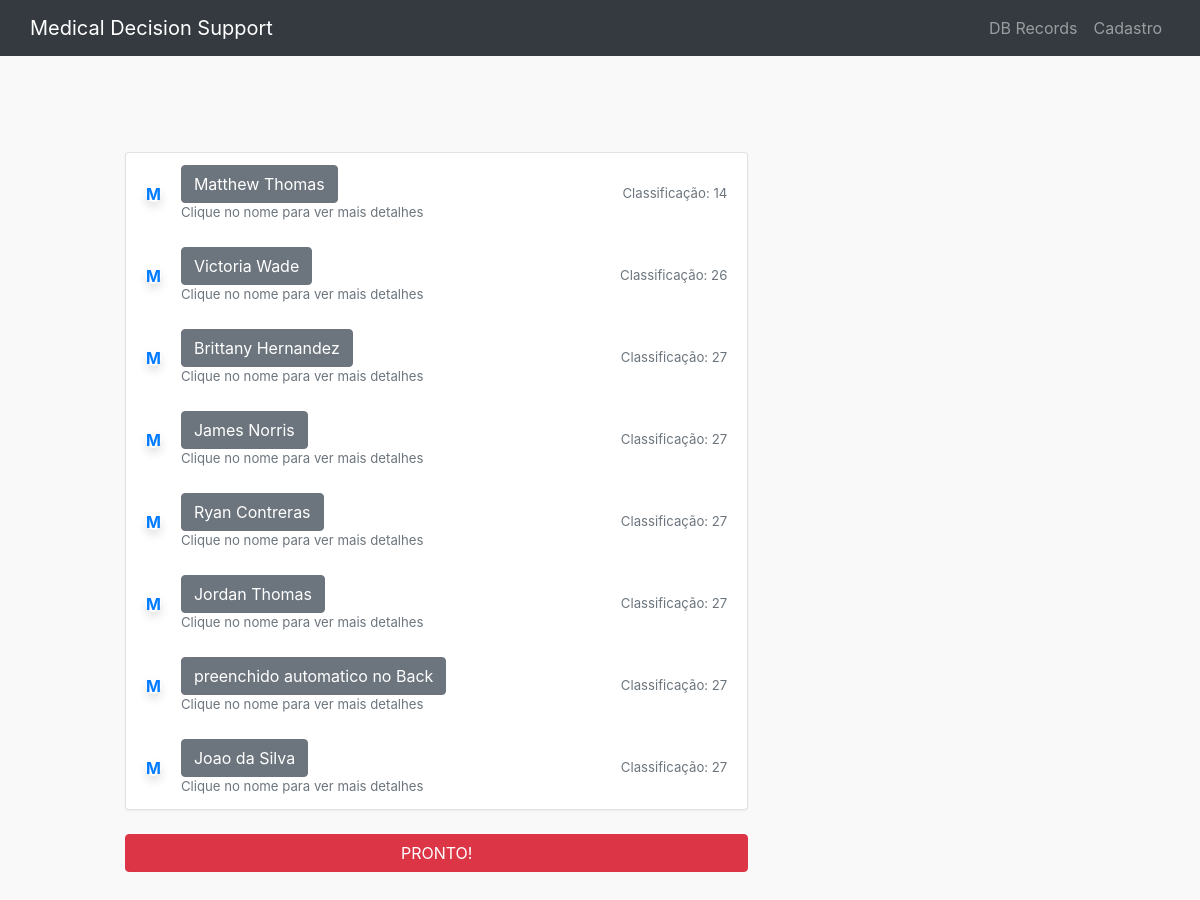
Page /validation/ on the earlier database version.
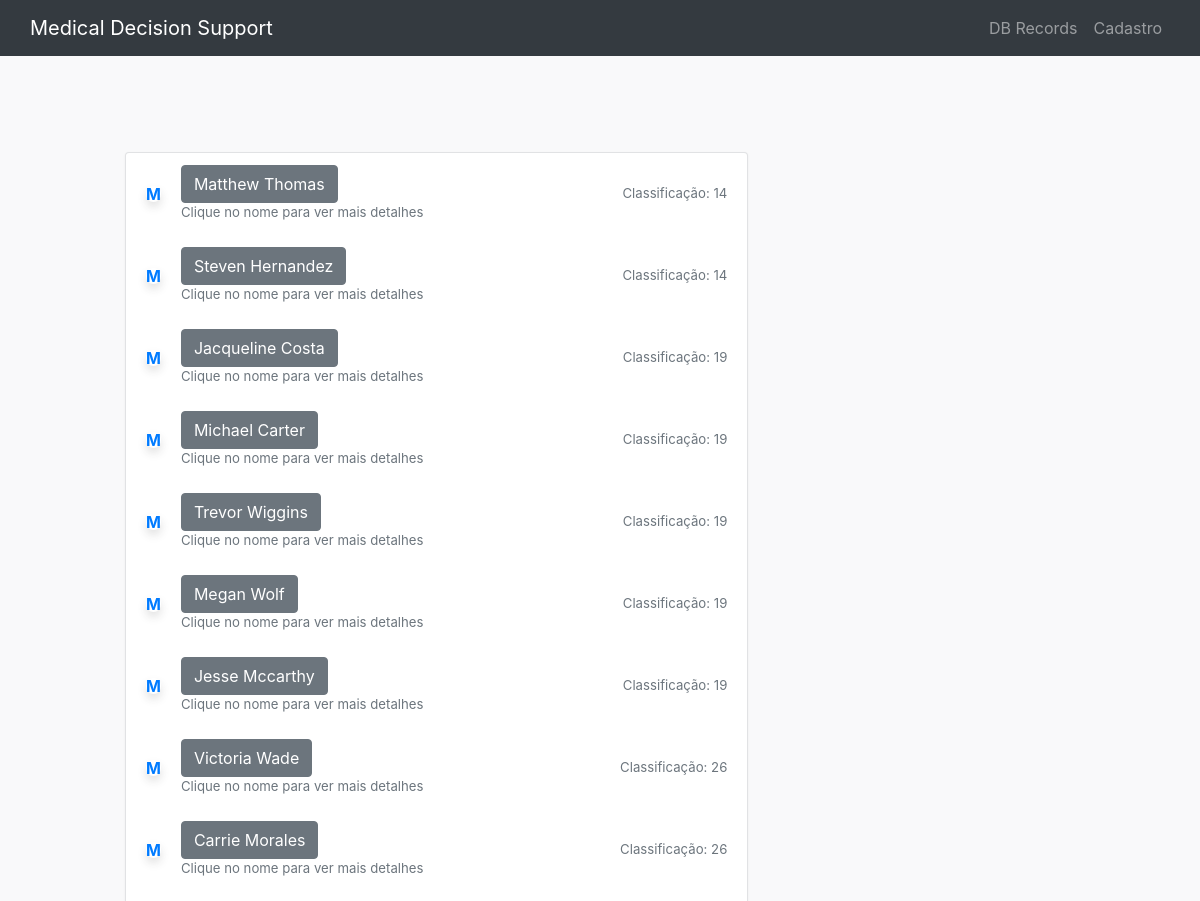
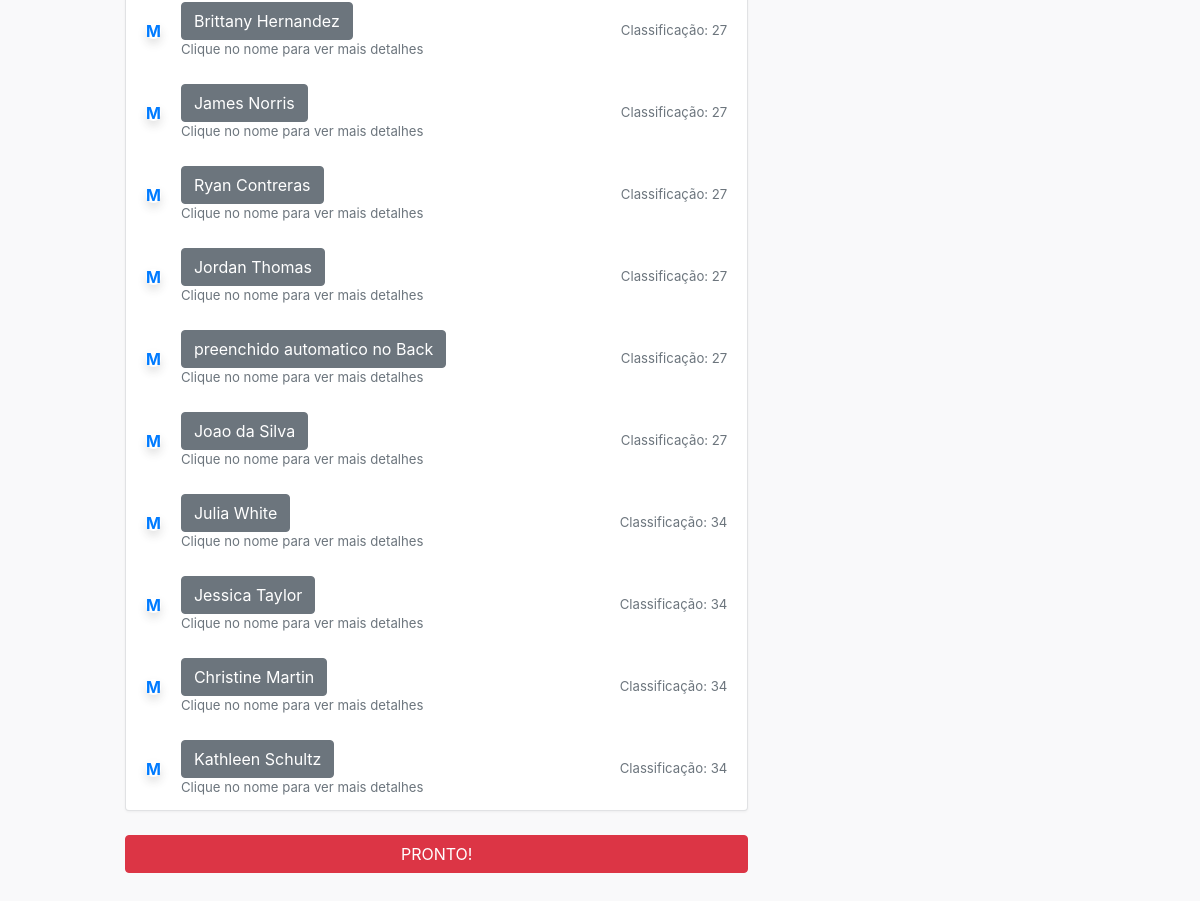
Same page on the later database version (2 pictures, top to bottom).
### patient/models.py (models this page shows)
class DataPatient(models.Model):
    patient = models.CharField(max_length=200)
    age = models.IntegerField()
    neurological = models.IntegerField()
    cardiovascular = models.IntegerField()
    respiratory = models.IntegerField()
    coagulation = models.IntegerField()
    hepatic = models.IntegerField()
    renal = models.IntegerField()
    icc = models.IntegerField()
    ecog = models.IntegerField()
    scoreSOFA = models.IntegerField()
    scoreFragility = models.IntegerField()
    scoreTotal = models.IntegerField()
    classification = models.IntegerField()
    active = models.BooleanField()

### patient/views.py (the view)
# urls.py: path('validation/', views.validation, name='validation')
def validation(request):
    dataPacientReturn = DataPatient.objects.all().order_by('classification').values()
    imageAvatar = [
        'w-40 avatar gd-warning',
        'w-40 avatar gd-info',
        'w-40 avatar gd-success',
        'w-40 avatar gd-danger',
        'w-40 avatar gd-primary'
        ]
    return render(request, 'validation.html', {'patient':patient,'avatarPatient':imageAvatar,'patient_records': dataPacientReturn})

### patient/templates/validation.html (shortened to what this page needs)
{% extends 'base.html' %}
{% block content %}
<head>
    <link href='https://maxcdn.bootstrapcdn.com/bootstrap/4.0.0/css/bootstrap.min.css' rel='stylesheet'>
    <link href='#' rel='stylesheet'>
</head>
<body className='snippet-body'>
    <div class="page-content page-container" id="page-content">
        <div class="padding">
            <div class="row">
                <div class="col-sm-8">
                    <div class="list list-row card" id="sortable" data-sortable-id="0" aria-dropeffect="move">
                        {% if patient_records %}
                        {% for data in patient_records %}
                        <div class="list-item" data-id="13" data-item-sortable-id="0" draggable="true" role="option"
                            aria-grabbed="false">
                            <div><a href="#" data-abc="true"><span class="{{avatarPatient}}">M</span></a></div>
                            <div class="flex">
                                <button type="button" class="btn btn-secondary" data-toggle="modal"
                                    data-target="#ModalCenter{{data.id}}"> {{data.patient}}</button>
                                <div class="item-except text-muted text-sm h-1x">Clique no nome para ver mais detalhes
                                </div>
                            </div>
                            <div class="no-wrap">
                                <div class="item-date text-muted text-sm d-none d-md-block">Classificação:
                                    {{data.classification}}</div>
                            </div>
                        </div>
                        {% endfor %}
                        {% else %}
                        <p>Não existem dados para preencher!</p>
                        {% endif %}
                    </div>
                    <button class="btn btn-danger btn-block playlist text-uppercase">
                        Pronto!</button>
                </div>
            </div>
        </div>
    </div>
</body>
{% endblock  %}

Differences in the rows shown:
added DataPatient: patient "Steven Hernandez", classification "14"
added DataPatient: patient "Jacqueline Costa", classification "19"
added DataPatient: patient "Michael Carter", classification "19"
added DataPatient: patient "Trevor Wiggins", classification "19"
added DataPatient: patient "Megan Wolf", classification "19"
added DataPatient: patient "Jesse Mccarthy", classification "19"
added DataPatient: patient "Carrie Morales", classification "26"
added DataPatient: patient "Julia White", classification "34"
added DataPatient: patient "Jessica Taylor", classification "34"
added DataPatient: patient "Christine Martin", classification "34"
added DataPatient: patient "Kathleen Schultz", classification "34"
